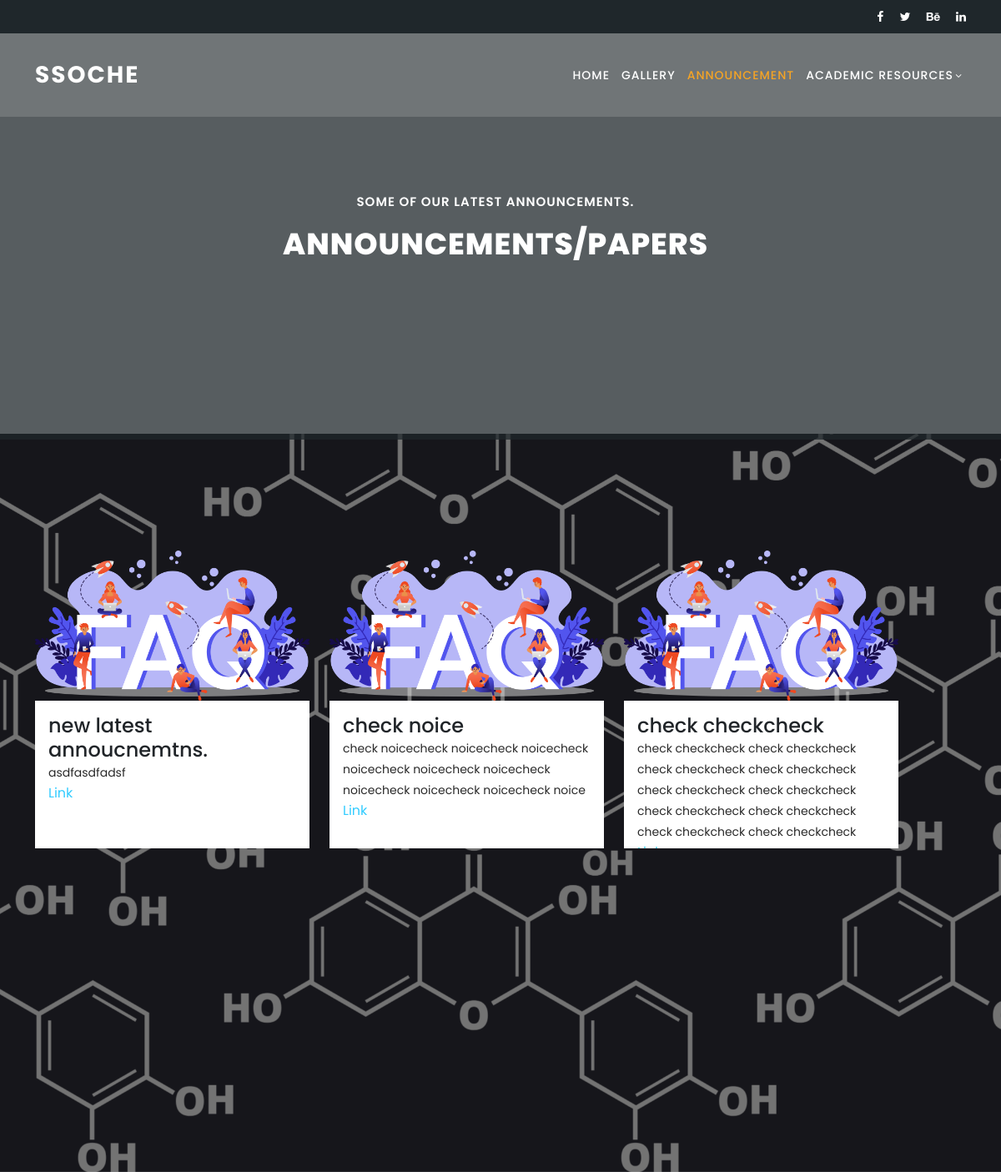
Screenshot of /announcement/ with the database file from the repository.
### sochapp/models.py (models this page shows, shortened)
class AnnouncementAndNews(models.Model):
    title = models.CharField(max_length=200, blank=False, null=False)
    message = models.TextField(blank=False, null=False, max_length=1000)
    image = models.FileField(
        upload_to="media/images/announcement", blank=False, null=False
    )
    file = models.FileField(
        upload_to="media/files/announcement", blank=False, null=False
    )
    created_at = models.DateTimeField(auto_now_add=True)
    updated_at = models.DateTimeField(auto_now=True)
    class Meta:
        verbose_name_plural = "Announcements"

### sochapp/views.py (the view)
# urls.py: path("announcement/",announcement,name="announcement"),
def announcement(request):
    anns = AnnouncementAndNews.objects.all().order_by("-created_at")
    p = Paginator(anns, 3)
    page_number = request.GET.get("page")
    try:
        page_obj = p.get_page(page_number)  # returns the desired page object
    except PageNotAnInteger:
        page_obj = p.page(1)
    except EmptyPage:
        page_obj = p.page(p.num_pages)
    return render(request, "sochapp/announcement.html", {"page_obj": page_obj})

### templates/sochapp/announcement.html (shortened to what this page needs)
{% load static %}
<!DOCTYPE html>
<html lang="en">
<head>
  <link href="{% static 'css/vendor/bootstrap/css/bootstrap.min.css' %}" rel="stylesheet">
  <link rel="stylesheet" href="{%static 'css/assets/css/fontawesome.css' %}">
  <link rel="stylesheet" href="{%static 'css/assets/css/templatemo-edu-meeting.css' %}">
  <link rel="stylesheet" href="{%static 'css/assets/css/owl.css' %}">
  <link rel="stylesheet" href="{%static 'css/assets/css/lightbox.css' %}">
  <link rel="stylesheet" href="{%static 'css/assets/css/gallery.css' %}">
</head>
<body>
  <div class="sub-header">
    <div class="container">
      <div class="row">
        <div class="col-lg-8 col-sm-8">
        </div>
        <div class="col-lg-4 col-sm-4">
          <div class="right-icons">
            <ul>
              <li><a href="#"><i class="fa fa-facebook"></i></a></li>
              <li><a href="#"><i class="fa fa-twitter"></i></a></li>
              <li><a href="#"><i class="fa fa-behance"></i></a></li>
              <li><a href="#"><i class="fa fa-linkedin"></i></a></li>
            </ul>
          </div>
        </div>
      </div>
    </div>
  </div>
  <header class="header-area header-sticky">
    <div class="container">
      <div class="row">
        <div class="col-12">
          <nav class="main-nav">
            <a href="{% url 'home' %}" class="logo">
              SSOChE
            </a>
            <ul class="nav">
              <li><a href="{% url 'home' %}">Home</a></li>
              <li><a href="{% url 'gallery' %}" >Gallery</a></li>
              <li><a href="{% url 'announcement' %}" class="active">Announcement</a></li>
              <li class="has-sub">
                <a href="javascript:void(0)">Academic Resources</a>
              </li>
            </ul>
          </nav>
        </div>
      </div>
    </div>
  </header>
  <section class="section main-banner" id="top" data-section="section1">
    <video autoplay muted loop id="bg-video-new">
      <source src="{% static 'css/assets/images/heading-bg.mp4' %}" type="video/mp4" />
    </video>
    <div class="video-overlay-new header-text">
      <div class="container">
        <div  style="background-color: red !important">
          <div class="col-lg-12">
            <div style="margin-left:-3rem ;width: 100%;display: flex;justify-content: center;flex-direction: column;align-items: center;" class="caption newcap">
              <h6>Some of our latest announcements. </h6>
              <h2>Announcements/Papers </h2>
            </div>
          </div>
        </div>
      </div>
    </div>
    </section>
  <section class="meetings-page" id="meetings">
    <div class="container">
      <div class="row">
        <div class="col-lg-12">
          <div class="row">
            <div class="col-lg-12">
              <div class="row grid">
              {% for gal in page_obj %}
                <div class="col-lg-4 templatemo-item-col all soon">
                  <div class="meeting-item">
                    <div class="thumb">
                      <img src="/media/{{gal.image}}" alt="">
                    </div>
                    <div class="post-down-content">
                        <h4>{{gal.title}}</h4>
                      <p>{{gal.message|truncatechars:200}}</p>
                    <div >
                      <a href="/media/{{gal.file}}">Link</a>
                    </div>
                    </div>
                  </div>
                </div>
                {% endfor %}
              </div>
            </div>
            <div class="col-lg-12">
              <div class="pagination">
                  <ul>
                    {% if page_obj.has_previous %}
                    <li><a href="?page={{ page_obj.previous_page_number }}"><i
                                class="fa fa-angle-left"></i></a></li>
                    <li><a
                            href="?page={{ page_obj.previous_page_number }}">{{page_obj.previous_page_number}}</a>
                    </li>
                    {% else %}
                    <li><i class="fa fa-angle-left"></i></li>
                    {% endif %}
                    <span class="current">
                        <li class="active"><a href="#">{{page_obj.number}}</a></li>
                    </span>
                    {% if page_obj.has_next %}
                    <li><a
                            href="?page={{ page_obj.next_page_number }}">{{page_obj.next_page_number}}</a>
                    </li>
                    <li><a href="?page={{ page_obj.next_page_number|add:1 }}"><i
                                class="fa fa-angle-right"></i></a></li>
                    {% endif %}
                </ul>
              </div>
            </div>
          </div>
        </div>
      </div>
    </div>
    <div class="footer">
    </div>
  </section>
</body>
</body>
</html>

### static/css/assets/css/gallery.css (style rules this page uses)
.post-down-content { background-color: white; padding: 1rem; border-bottom-left-radius: 0.8rem; border-bottom-right-radius: 0.8rem; min-height: 14rem; }

### rows the page displays
AnnouncementAndNews: image (picture), title "new latest annoucnemtns.", message "asdfasdfadsf"
AnnouncementAndNews: image (picture), title "check noice", message "check noicecheck noicecheck noicecheck noicecheck noicecheck noicecheck noicecheck noicecheck noicecheck noice"
AnnouncementAndNews: image (picture), title "check checkcheck", message "check checkcheck check checkcheck check checkcheck check checkcheck check checkcheck check checkcheck check checkcheck check checkcheck check checkcheck check checkcheck"
